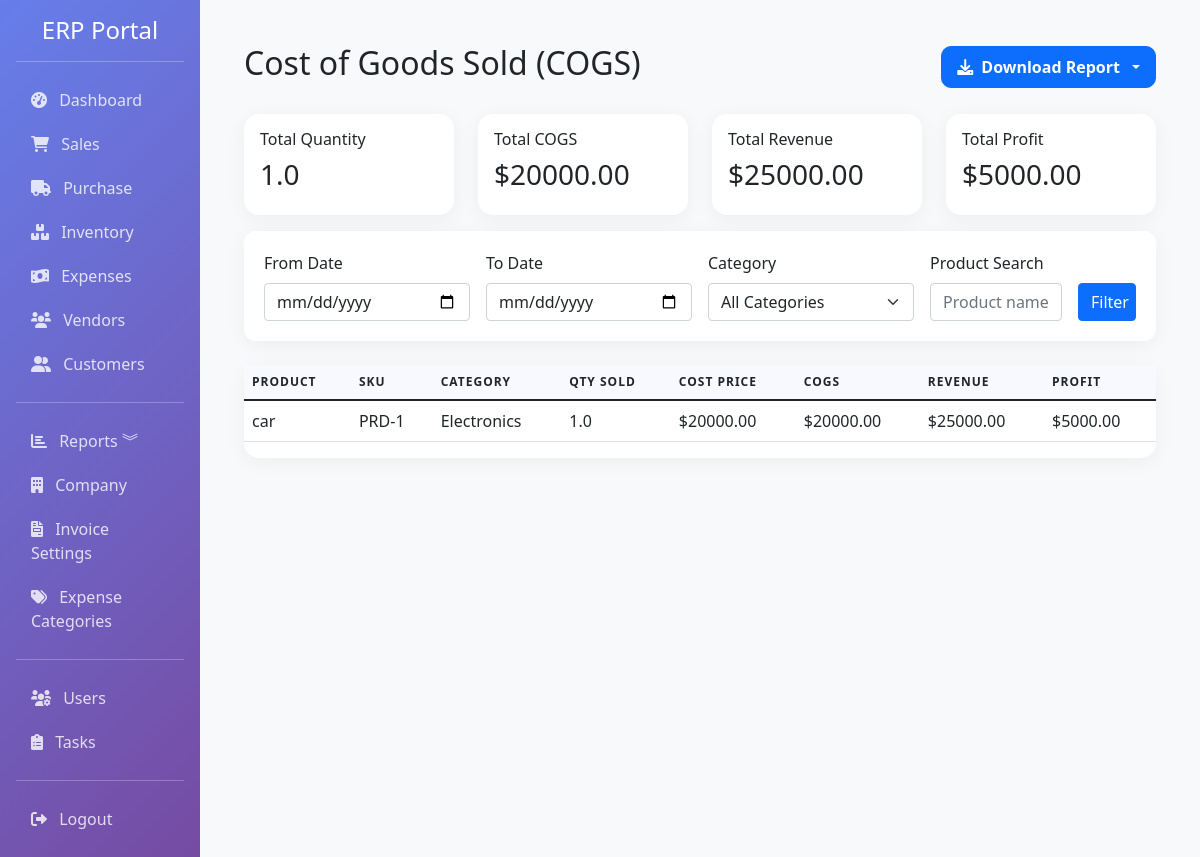
The app's page /reports/cogs-report (signed in), older data.
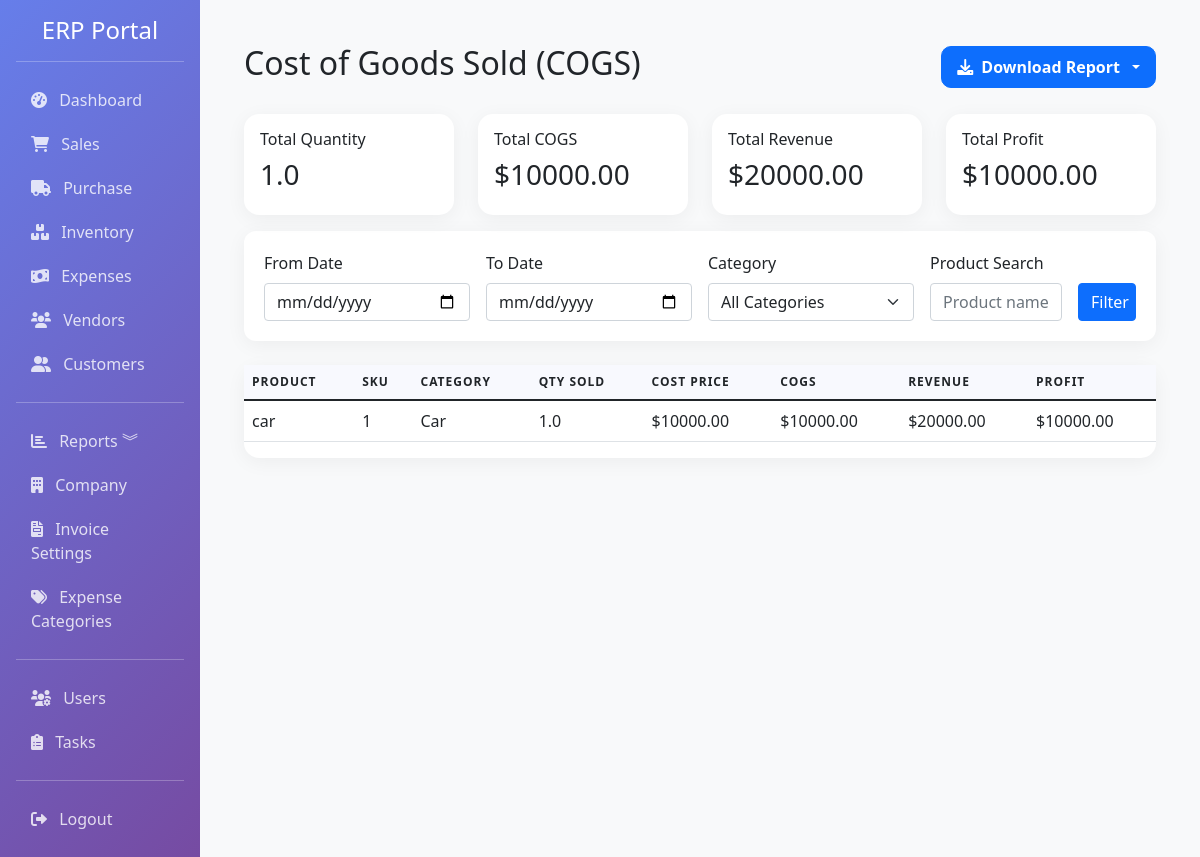
The same page, newer data.
### app/models.py (models this page shows, shortened)
class Product(db.Model):
    __tablename__ = 'products'
    id = db.Column(db.Integer, primary_key=True)
    name = db.Column(db.String(100), nullable=False, index=True)
    sku = db.Column(db.String(50), unique=True, nullable=False, index=True)
    barcode = db.Column(db.String(50), index=True)
    description = db.Column(db.Text)
    category = db.Column(db.String(50), index=True)
    brand = db.Column(db.String(50))
    unit = db.Column(db.String(20), default='pcs')  # pcs, kg, meter, etc.
    unit_price = db.Column(db.Float, nullable=False, default=0)
    cost_price = db.Column(db.Float, nullable=False, default=0)
    quantity = db.Column(db.Float, default=0)
    reorder_level = db.Column(db.Float, default=0)
    min_quantity = db.Column(db.Float, default=0)
    max_quantity = db.Column(db.Float, default=0)
    location = db.Column(db.String(100))
    weight = db.Column(db.Float, default=0)
    image_path = db.Column(db.String(255))  # Path to product image
    is_active = db.Column(db.Boolean, default=True)
    created_at = db.Column(db.DateTime, default=datetime.utcnow)
    updated_at = db.Column(db.DateTime, default=datetime.utcnow, onupdate=datetime.utcnow)
    sale_items = db.relationship('SaleItem', backref='product', lazy=True)
    purchase_items = db.relationship('PurchaseItem', backref='product', lazy=True)

### app/routes/reports.py (the view)
@bp.route('/cogs-report')
@login_required
def cogs_report():
    start_date = request.args.get('start_date')
    end_date = request.args.get('end_date')
    category = request.args.get('category', 'all')
    search = request.args.get('search', '')
    query = SaleItem.query.join(Sale).join(Product)
    if start_date:
        query = query.filter(Sale.date >= datetime.strptime(start_date, '%Y-%m-%d'))
    if end_date:
        query = query.filter(Sale.date <= datetime.strptime(end_date, '%Y-%m-%d'))
    if category != 'all':
        query = query.filter(Product.category == category)
    if search:
        query = query.filter(or_(Product.name.ilike(f'%{search}%'), Product.sku.ilike(f'%{search}%')))
    sale_items = query.order_by(Sale.date.desc()).all()
    product_stats = {}
    total_cogs = 0
    total_revenue = 0
    total_quantity = 0
    for item in sale_items:
        prod = item.product
        if not prod:
            continue
        cogs = (prod.cost_price or 0) * item.quantity
        revenue = item.total
        if prod.id not in product_stats:
            product_stats[prod.id] = {
                'product_name': prod.name,
                'sku': prod.sku,
                'category': prod.category or 'Uncategorized',
                'cost_price': prod.cost_price or 0,
                'quantity_sold': 0,
                'cogs': 0,
                'revenue': 0,
                'profit': 0
            }
        product_stats[prod.id]['quantity_sold'] += item.quantity
        product_stats[prod.id]['cogs'] += cogs
        product_stats[prod.id]['revenue'] += revenue
        product_stats[prod.id]['profit'] = product_stats[prod.id]['revenue'] - product_stats[prod.id]['cogs']
        total_cogs += cogs
        total_revenue += revenue
        total_quantity += item.quantity
    products = sorted(product_stats.values(), key=lambda x: x['product_name'])
    categories = [c[0] for c in db.session.query(Product.category).distinct().filter(Product.category.isnot(None)).all()]
    return render_template('reports/cogs_report.html',
                         products=products,
                         categories=categories,
                         current_category=category,
                         start_date=start_date,
                         end_date=end_date,
                         search=search,
                         total_cogs=total_cogs,
                         total_revenue=total_revenue,
                         total_quantity=total_quantity,
                         total_profit=total_revenue - total_cogs)

### app/models.py (called while the page is built)
    @property
    def is_admin(self):
        return self.role == 'admin'

### app/templates/reports/cogs_report.html (shortened to what this page needs)
{% extends "base.html" %}
{% block content %}
<div class="container-fluid py-4">
    <div class="d-flex justify-content-between align-items-center mb-4">
        <h2 class="font-weight-bold">Cost of Goods Sold (COGS)</h2>
        <div class="dropdown">
            <button class="btn btn-primary dropdown-toggle download-btn" type="button" id="downloadDropdown" data-bs-toggle="dropdown" aria-expanded="false">
                <i class="fas fa-download"></i> Download Report
            </button>
        </div>
    </div>
    <div class="row mb-3">
        <div class="col-md-3"><div class="card report-card p-3"><h6>Total Quantity</h6><h3>{{ total_quantity }}</h3></div></div>
        <div class="col-md-3"><div class="card report-card p-3"><h6>Total COGS</h6><h3>${{ "%.2f"|format(total_cogs) }}</h3></div></div>
        <div class="col-md-3"><div class="card report-card p-3"><h6>Total Revenue</h6><h3>${{ "%.2f"|format(total_revenue) }}</h3></div></div>
        <div class="col-md-3"><div class="card report-card p-3"><h6>Total Profit</h6><h3>${{ "%.2f"|format(total_profit) }}</h3></div></div>
    </div>
    <div class="filter-section mb-4">
        <form method="GET" action="{{ url_for('reports.cogs_report') }}" class="row g-3">
            <div class="col-md-3">
                <label class="form-label">From Date</label>
                <input type="date" name="start_date" class="form-control" value="{{ start_date or '' }}">
            </div>
            <div class="col-md-3">
                <label class="form-label">To Date</label>
                <input type="date" name="end_date" class="form-control" value="{{ end_date or '' }}">
            </div>
            <div class="col-md-3">
                <label class="form-label">Category</label>
                <select name="category" class="form-select">
                    <option value="all" {% if current_category == 'all' %}selected{% endif %}>All Categories</option>
                </select>
            </div>
            <div class="col-md-2">
                <label class="form-label">Product Search</label>
                <input type="text" name="search" class="form-control" value="{{ search }}" placeholder="Product name or SKU">
            </div>
            <div class="col-md-1 d-flex align-items-end">
                <button type="submit" class="btn btn-primary w-100">Filter</button>
            </div>
        </form>
    </div>
    <div class="card report-card">
        <div class="table-responsive">
            <table class="table table-hover align-middle">
                <thead>
                    <tr>
                        <th>Product</th>
                        <th>SKU</th>
                        <th>Category</th>
                        <th>Qty Sold</th>
                        <th>Cost Price</th>
                        <th>COGS</th>
                        <th>Revenue</th>
                        <th>Profit</th>
                    </tr>
                </thead>
                <tbody>
                    {% for p in products %}
                    <tr>
                        <td>{{ p.product_name }}</td>
                        <td>{{ p.sku }}</td>
                        <td>{{ p.category }}</td>
                        <td>{{ p.quantity_sold }}</td>
                        <td>${{ "%.2f"|format(p.cost_price) }}</td>
                        <td>${{ "%.2f"|format(p.cogs) }}</td>
                        <td>${{ "%.2f"|format(p.revenue) }}</td>
                        <td>${{ "%.2f"|format(p.profit) }}</td>
                    </tr>
                    {% endfor %}
                </tbody>
            </table>
        </div>
    </div>
</div>
{% endblock %}

Row changes from the older to the newer data that the page shows:
changed Product "car": sku "PRD-1" → "1"; category "Electronics" → "Car"; cost_price "20000.00" → "10000.00"; cogs "20000.00" → "10000.00"; revenue "25000.00" → "20000.00"; profit "5000.00" → "10000.00"
Text that changed along with them:
{{ "%.2f"|format(total_cogs) }}: "20000.00" → "10000.00"
{{ "%.2f"|format(total_revenue) }}: "25000.00" → "20000.00"
{{ "%.2f"|format(total_profit) }}: "5000.00" → "10000.00"
